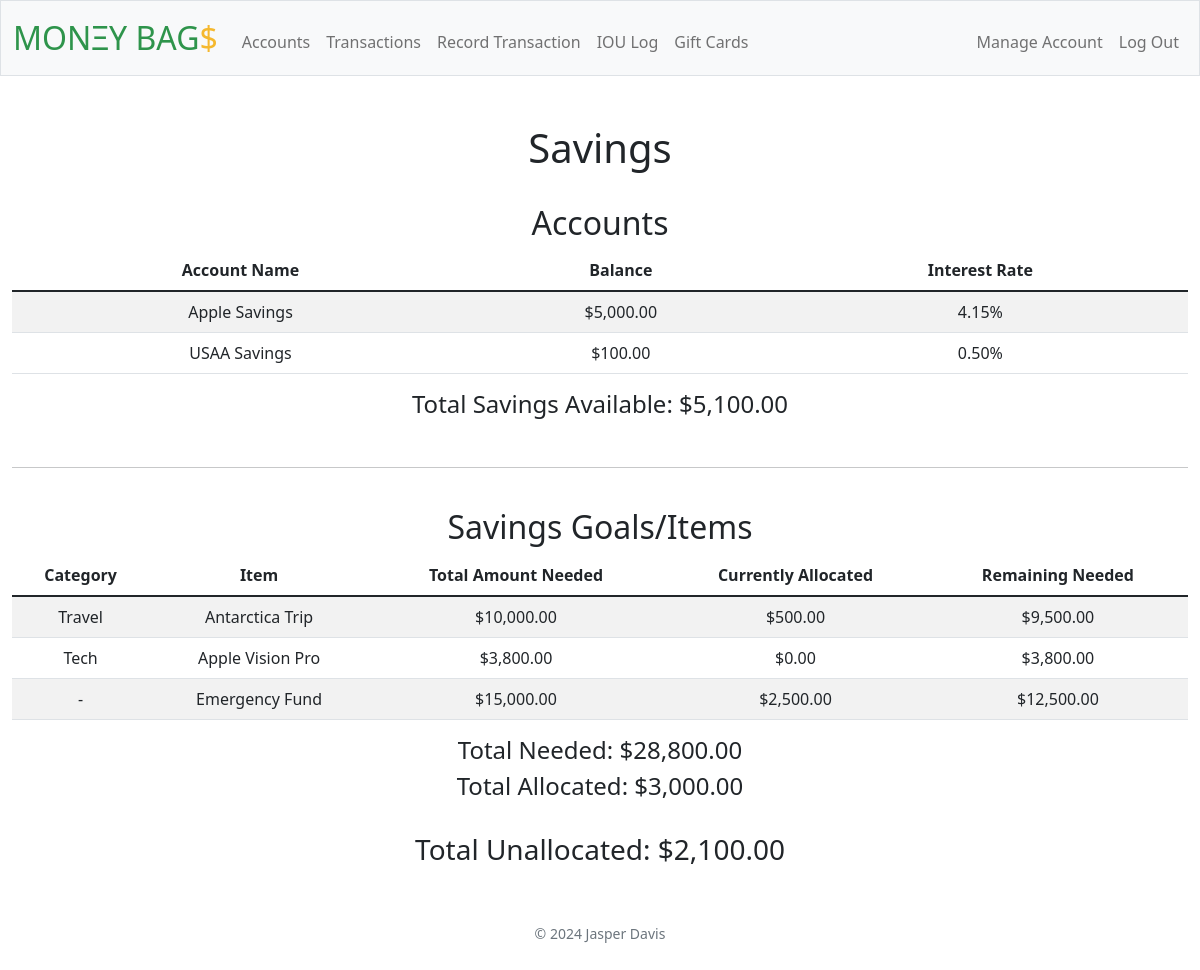
The page /savings (signed in) on the database its author committed.
### tables this page shows
CREATE TABLE 'accounts' ('id' INTEGER PRIMARY KEY AUTOINCREMENT NOT NULL, 'user_id' INTEGER NOT NULL, 'name' TEXT NOT NULL, 'type' TEXT NOT NULL, 'balance' NUMERIC NOT NULL DEFAULT 0 , 'percentage' NUMERIC,'credit_card' BOOLEAN NOT NULL DEFAULT 0,'due_date' TEXT);

CREATE TABLE 'savings' ('id' INTEGER PRIMARY KEY AUTOINCREMENT NOT NULL, 'user_id' INTEGER NOT NULL, 'category' TEXT, 'item' TEXT NOT NULL, 'total_amount' NUMERIC NOT NULL DEFAULT 0 , 'currently_allocated' NUMERIC NOT NULL DEFAULT 0 );

### app.py (the view)
@app.route("/savings")
@login_required
def savings():
    accounts = db.execute("SELECT name, type, balance, percentage FROM accounts WHERE user_id = ?", session["user_id"])
    savings = db.execute("SELECT * FROM savings WHERE user_id = ?", session["user_id"])
    accounts_list = []
    savings_list = []
    for account in accounts:
        if account["type"] == "Savings Account":
            accounts_list.append(account)
    for item in savings:
        if account["type"] == "Savings Account":
            savings_list.append(item)
    accounts_list = sorted(accounts_list, key=lambda x: x["name"])
    savings_list = sorted(savings_list, key=lambda x: x["item"])
    return render_template("savings.html", accounts_list=accounts_list, savings_list=savings_list)

### app.py (called while the page is built)
@app.after_request
def after_request(response):
    response.headers["Cache-Control"] = "no-cache, no-store, must-revalidate"
    response.headers["Expires"] = 0
    response.headers["Pragma"] = "no-cache"
    return response

### helpers.py (called while the page is built)
def login_required(f):
    @wraps(f)
    def decorated_function(*args, **kwargs):
        if session.get("user_id") is None:
            return redirect("/login")
        return f(*args, **kwargs)
    return decorated_function

def none_look(value):
    if value:
        return value
    else:
        return "-"

def usd(value):
    if value == 0 or value == "0":
        return f"${value:,.2f}"
    elif not value:
        return none_look(None)
    elif value < 0:
        return f"-${(-1 * value):,.2f}"
    else:
        return f"${value:,.2f}"

def pct(value):
    if value == "-":
        return none_look(value)
    else:
        return f"{(float(value) * 100):.2f}%"

### templates/savings.html (shortened to what this page needs)
{% extends "layout.html" %}
{% block main %}
    <h1>Savings</h1>
    <br>
    <div class="section">
        <h2>Accounts</h2>
        <table class="table table-striped">
            <thead>
                <tr>
                    <th>Account Name</th>
                    <th>Balance</th>
                    <th>Interest Rate</th>
                </tr>
            </thead>
            <tbody>
                {% set total = {'total': 0} %}
                {% for row in accounts_list %}
                    <tr>
                        <td>{{ row.name }}</td>
                        {% if row.balance < 0 %}
                            <td class="table-danger">{{ row.balance | usd }}</td>
                        {% else %}
                            <td>{{ row.balance | usd }}</td>
                        {% endif %}
                        <td>{{ row.percentage | none_look | pct }}</td>
                    </tr>
                {% endfor  %}
            </tbody>
        </table>
        <h4>Total Savings Available: {{ total.total | usd }}</h4>
    </div>
    <br>
    <hr>
    <br>
    <div class="section">
        <h2>Savings Goals/Items</h2>
        <table class="table table-striped">
            <thead>
                <tr>
                    <th>Category</th>
                    <th>Item</th>
                    <th>Total Amount Needed</th>
                    <th>Currently Allocated</th>
                    <th>Remaining Needed</th>
                </tr>
            </thead>
            <tbody>
                {% set total2 = {'total': 0} %}
                {% set total3 = {'total': 0} %}
                {% for row in savings_list %}
                    <tr>
                        <td>{{ row.category | none_look }}</td>
                        <td>{{ row.item }}</td>
                        <td>{{ row.total_amount | usd }}</td>
                        <td>{{ row.currently_allocated | usd }}</td>
                        <td>{{ (row.total_amount | float - row.currently_allocated | float) | usd }}</td>
                    </tr>
                {% endfor  %}
            </tbody>
        </table>
        <h4>Total Needed: {{ total2.total | usd }}</h4>
        <h4>Total Allocated: {{ total3.total | usd }}</h4>
        <br>
        <h3>Total Unallocated: {{ (total.total - total3.total) | usd }}</h3>
    </div>
{% endblock %}

### rows shown on the page
accounts: name "Apple Savings", balance "$5,000.00", percentage|none_look "4.15%"
accounts: name "USAA Savings", balance "$100.00", percentage|none_look "0.50%"
savings: category|none_look "Travel", item "Antarctica Trip", total_amount "$10,000.00", currently_allocated "$500.00", total_amount+currently_allocated "$9,500.00"
savings: category|none_look "Tech", item "Apple Vision Pro", total_amount "$3,800.00", currently_allocated "$0.00", total_amount+currently_allocated "$3,800.00"
savings: category|none_look "-", item "Emergency Fund", total_amount "$15,000.00", currently_allocated "$2,500.00", total_amount+currently_allocated "$12,500.00"

### other values the page prints
{{ total.total | usd }} "$5,100.00"
{{ total2.total | usd }} "$28,800.00"
{{ total3.total | usd }} "$3,000.00"
{{ (total.total - total3.total) | usd }} "$2,100.00"
